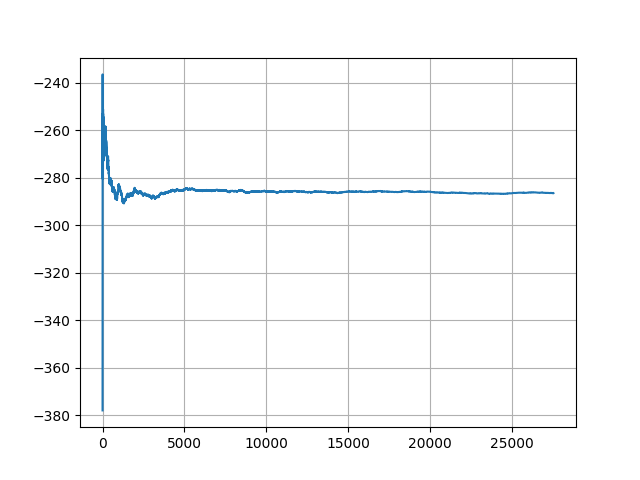

Write the Python code that produced this figure.
import gymnasium as gym
from collections import namedtuple
from pathlib import Path

import numpy as np
import jax
import jax.numpy as jnp
from flax import nnx
import optax
import orbax.checkpoint as ocp

from tensorflow_probability.substrates import jax as tfp
import matplotlib.pyplot as plt
from scipy.signal import lfilter


ReplayBuffer = namedtuple("ReplayBuffer", "observations actions rewards step_returns")
ExperienceBatch = namedtuple("ExperienceBatch", "obs act ret")


class VPGBuffer(ReplayBuffer):
    def store_step(self, obs, act, rew):
        self.observations.append(obs)
        self.actions.append(act)
        self.rewards.append(rew)

    def wrapup_episode(self, len_episode, discount=0.98):
        # self.step_returns.extend([sum(self.rewards[-len_episode:])] * len_episode)
        rev_ep_rews = self.rewards[-len_episode:][::-1]  # reversed episodic rewards
        drtg = lfilter([1], [1, -discount], rev_ep_rews)[::-1]  # discounted return togo
        self.step_returns.extend(drtg.tolist())

    def extract_experience(self):
        observations_batch = jnp.array(self.observations)
        actions_batch = jnp.array(self.actions)
        returns_batch = jnp.array(self.step_returns)

        experience_batch = ExperienceBatch(
            observations_batch, actions_batch, returns_batch
        )

        return experience_batch


class PolicyNet(nnx.Module):
    """A simple fully-connected Neural Network model"""

    def __init__(self, *, rngs: nnx.Rngs):
        self.linear1 = nnx.Linear(8, 128, rngs=rngs)  # 8-dim o_space
        self.linear2 = nnx.Linear(128, 128, rngs=rngs)
        self.linear3 = nnx.Linear(128, 2, rngs=rngs)  # 2-dim a_space

    def __call__(self, x):
        x = nnx.relu(self.linear1(x))  # 1st layer
        x = nnx.relu(self.linear2(x))  # 2nd layer
        mu = self.linear3(x)  # mean
        sigma = nnx.relu(self.linear3(x))  # std has to be positive
        return mu, sigma


@nnx.jit
def make_decision(actor: PolicyNet, rngs: nnx.Rngs, obs: np.ndarray):
    mu, sigma = actor(obs)
    distribution = tfp.distributions.Normal(loc=mu, scale=sigma + 1e-12)
    act = distribution.sample(seed=rngs)
    logp_a = distribution.log_prob(act)
    return act, logp_a


@nnx.jit
def objective_fn(actor: PolicyNet, experience_batch: ExperienceBatch):
    mu_batch, sigma_batch = actor(experience_batch.obs)
    distr_batch = tfp.distributions.Normal(loc=mu_batch, scale=sigma_batch + 1e-12)
    log_pi_as = distr_batch.log_prob(experience_batch.act)
    objective_value = (
        jnp.expand_dims(experience_batch.ret, axis=-1) * log_pi_as
    )  # expected return

    return -objective_value.mean()


@nnx.jit
def update_params(actor, optimizer, experience_batch):
    grad_fn = nnx.value_and_grad(objective_fn)
    obj_val, grads = grad_fn(actor, experience_batch)
    optimizer.update(grads)  # In-place updates.


# SETUP
env = gym.make("LunarLander-v3", continuous=True, render_mode="rgb_array")
last_obs, _ = env.reset()
prng_keys = nnx.Rngs(29)
buffer = VPGBuffer([], [], [], [])
actor = PolicyNet(rngs=prng_keys)
optimizer = nnx.Optimizer(actor, optax.adamw(1e-4, 0.9))
max_epochs = 256
num_episodes, num_steps = 0, 0
len_episode = 0
episode_return = 0.0
deposit_return, average_return = [], []


# LOOP
for e in range(max_epochs):
    for st in range(11 * env.spec.max_episode_steps):  # at least 10 finished episodes
        # act = env.action_space.sample()
        act, logp = make_decision(actor, prng_keys, last_obs)
        # print(act, logp)
        next_obs, rew, term, trunc, info = env.step(np.array(act))
        # Step statistics
        # print("\n")
        # print(f"last observation: {last_obs}")
        # print(f"action: {act}")
        # print(f"next observation: {next_obs}")
        # print(f"reward: {rew}")
        # print(f"episode terminated: {term}")
        # print(f"episode truncated: {trunc}")
        # print(f"info: {info}")
        # print("\n")
        buffer.store_step(last_obs, act, rew)
        episode_return += rew
        num_steps += 1
        len_episode += 1
        last_obs = next_obs
        if term or trunc:
            buffer.wrapup_episode(len_episode)
            # Episode statistics
            num_episodes += 1
            deposit_return.append(episode_return)
            average_return.append(sum(deposit_return) / len(deposit_return))
            print(
                f"\n---\nepisode: {num_episodes}, length: {len_episode}, return: {episode_return}\n---\n"
            )
            # Reset episode
            len_episode, episode_return = 0, 0
            last_obs, _ = env.reset()
            if st > 10 * env.spec.max_episode_steps:  # finish last episode
                break
    # Epoch statistics
    print(
        f"\n===\nepoch {e + 1} \n\ttotal steps: {num_steps}\n\taveraged return: {average_return[-1]}\n==="
    )
    # Update actor
    experience_batch = buffer.extract_experience()
    exp_ret = objective_fn(actor, experience_batch)
    # update_params(actor, optimizer, experience_batch)
    buffer = VPGBuffer([], [], [], [])


plt.plot(average_return)
# plt.ylim(-500, -100)
# plt.yticks(np.arange(-500, -100, 50))
plt.grid(visible=True)
plt.savefig(Path(__file__).parent.joinpath("vpg_continuous.png"))


# VALIDATION
input("Press any key to evaluate agent")
env = gym.make("LunarLander-v3", continuous=True, render_mode="human")
last_obs, _ = env.reset()
episode_return = 0.0
term, trunc = False, False
for _ in range(env.spec.max_episode_steps):
    act, _ = make_decision(actor, prng_keys, last_obs)
    next_obs, rew, term, trunc, _ = env.step(np.array(act))
    episode_return += rew
    last_obs = next_obs
    if term or trunc:
        print(f"\n---return: {episode_return}---\n")
        break
